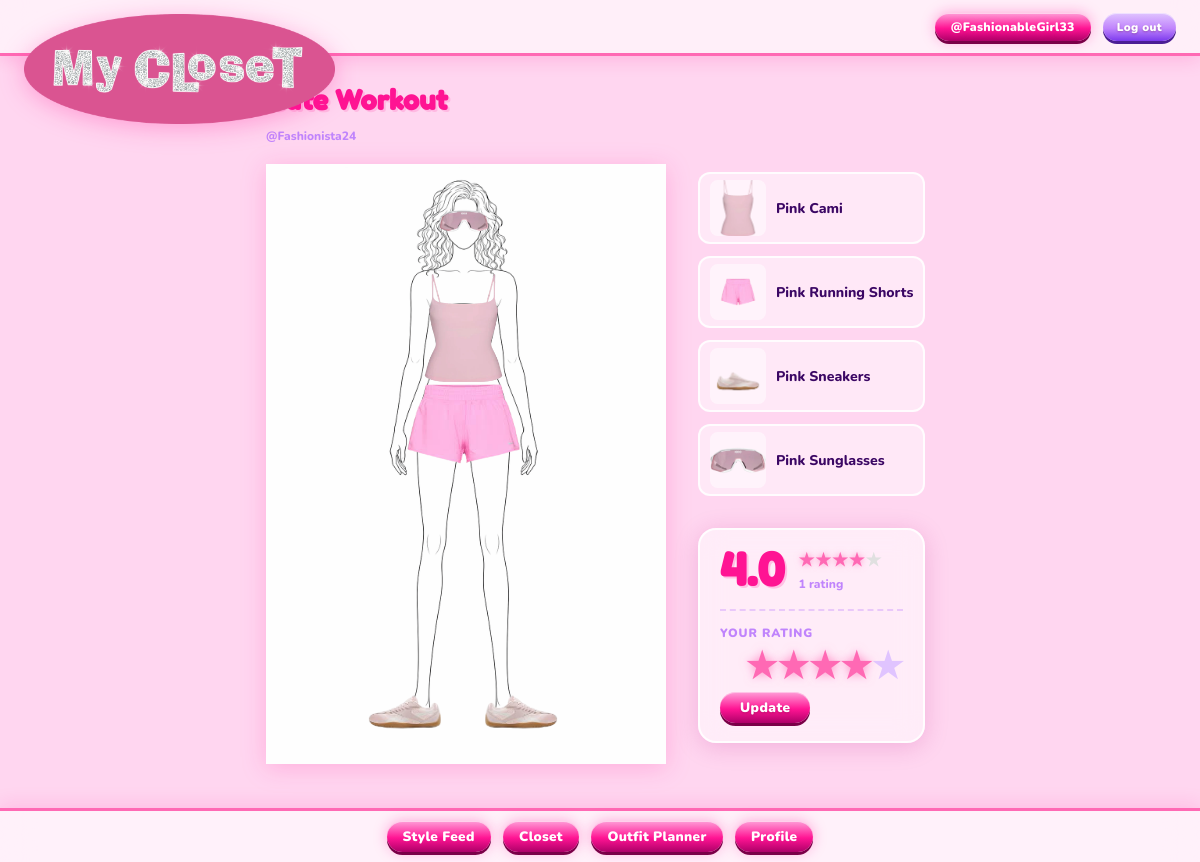
Screenshot of /mycloset/outfit/4/ (signed in) with the database file from the repository.
### mycloset/models.py (models this page shows, shortened)
class Profile(models.Model):
    user = models.ForeignKey(User, on_delete=models.CASCADE, related_name='mycloset_profiles')
    username = models.CharField(max_length=32, unique=True)
    profile_image = models.ImageField(upload_to='mycloset/profiles/', blank=True)
    bio = models.TextField(max_length=256, blank=True)

class Outfit(models.Model):
    profile = models.ForeignKey(Profile, on_delete=models.CASCADE)
    name = models.CharField(max_length=100)
    top = models.ForeignKey(ClothingItem, on_delete=models.CASCADE, related_name='outfit_as_top')
    top_x = models.IntegerField(null=True, blank=True)
    top_y = models.IntegerField(null=True, blank=True)
    top_width = models.PositiveIntegerField(null=True, blank=True)
    top_height = models.PositiveIntegerField(null=True, blank=True)
    bottom = models.ForeignKey(ClothingItem, on_delete=models.CASCADE, related_name='outfit_as_bottom')
    bottom_x = models.IntegerField(null=True, blank=True)
    bottom_y = models.IntegerField(null=True, blank=True)
    bottom_width = models.PositiveIntegerField(null=True, blank=True)
    bottom_height = models.PositiveIntegerField(null=True, blank=True)
    shoes = models.ForeignKey(ClothingItem, on_delete=models.SET_NULL, null=True, related_name='outfit_as_shoes')
    shoes_x = models.IntegerField(null=True, blank=True)
    shoes_y = models.IntegerField(null=True, blank=True)
    shoes_width = models.PositiveIntegerField(null=True, blank=True)
    shoes_height = models.PositiveIntegerField(null=True, blank=True)
    accessory = models.ForeignKey(ClothingItem, on_delete=models.SET_NULL, null=True, blank=True, related_name='outfit_as_accessory')
    accessory_x = models.IntegerField(null=True, blank=True)
    accessory_y = models.IntegerField(null=True, blank=True)
    accessory_width = models.PositiveIntegerField(null=True, blank=True)
    accessory_height = models.PositiveIntegerField(null=True, blank=True)
    DOLL_CENTER_X = 197
    @property
    def shoes_left_x(self):
        if self.shoes_x is not None and self.shoes_width:
            return 2 * self.DOLL_CENTER_X - self.shoes_x - self.shoes_width
        return None

class ClothingItem(models.Model):
    class ClothingType(models.TextChoices):
        TOP = 'TOP', 'Top'
        BOTTOM = 'BOTTOM', 'Bottom'
        SHOES = 'SHOES', 'Shoes'
        ACCESSORY = 'ACCESSORY', 'Accessory'
    profile = models.ForeignKey(Profile, on_delete=models.CASCADE)
    name = models.CharField(max_length=100)
    type = models.CharField(max_length=16, choices=ClothingType.choices)
    uploaded_image = models.ImageField(upload_to='mycloset/uploaded/')
    processed_image = models.ImageField(upload_to='mycloset/processed/', blank=True)
    uploaded_at = models.DateTimeField(auto_now_add=True)

### mycloset/views.py (the view)
# urls.py: path('outfit/<int:pk>/', OutfitDetailView.as_view(), name='mycloset_outfit_detail'),
class OutfitDetailView(MyClosetLoginRequiredMixin, DetailView):
    model = Outfit
    template_name = 'mycloset/outfit_detail.html'
    context_object_name = 'outfit'
    def get_context_data(self, **kwargs):
        context = super().get_context_data(**kwargs)
        my_profile = self.request.user.mycloset_profiles.first()
        context['doll_url'] = DOLL_URL
        context['is_owner'] = self.object.profile == my_profile
        ratings = Rating.objects.filter(outfit=self.object)
        context['rating_count'] = ratings.count()
        context['avg_rating'] = round(sum(r.rating for r in ratings) / ratings.count(), 1) if ratings.count() else None
        context['my_rating'] = ratings.filter(rater=my_profile).first()
        return context

### mycloset/templates/mycloset/outfit_detail.html (shortened to what this page needs)
{% extends 'mycloset/base.html' %}
{% block content %}
<div class="outfits-header">
    <div>
        <h2>{{ outfit.name }}</h2>
        <a href="{% url 'mycloset_public_profile' outfit.profile.pk %}" class="outfit-username">@{{ outfit.profile.username }}</a>
    </div>
</div>
<div class="outfit-detail" style="margin-top:16px;">
    <div class="doll-area">
        {% include 'mycloset/outfit_doll.html' %}
    </div>
    <div class="outfit-item-list">
        {% if outfit.top %}
        <a href="{% url 'mycloset_item_detail' outfit.top.pk %}" class="outfit-item-entry">
            <img src="{{ outfit.top.processed_image.url }}" alt="{{ outfit.top.name }}">
            <span>{{ outfit.top.name }}</span>
        </a>
        {% endif %}
        {% if outfit.bottom %}
        <a href="{% url 'mycloset_item_detail' outfit.bottom.pk %}" class="outfit-item-entry">
            <img src="{{ outfit.bottom.processed_image.url }}" alt="{{ outfit.bottom.name }}">
            <span>{{ outfit.bottom.name }}</span>
        </a>
        {% endif %}
        {% if outfit.shoes %}
        <a href="{% url 'mycloset_item_detail' outfit.shoes.pk %}" class="outfit-item-entry">
            <img src="{{ outfit.shoes.processed_image.url }}" alt="{{ outfit.shoes.name }}">
            <span>{{ outfit.shoes.name }}</span>
        </a>
        {% endif %}
        {% if outfit.accessory %}
        <a href="{% url 'mycloset_item_detail' outfit.accessory.pk %}" class="outfit-item-entry">
            <img src="{{ outfit.accessory.processed_image.url }}" alt="{{ outfit.accessory.name }}">
            <span>{{ outfit.accessory.name }}</span>
        </a>
        {% endif %}
        <div class="rating-section">
            <div class="rating-score-row">
                <span class="rating-big-number">{{ avg_rating|default:"—" }}</span>
                <div class="rating-score-meta">
                    <div class="rating-static-stars">
                        {% for i in "12345" %}
                        <span class="static-star {% if avg_rating and i|add:0 <= avg_rating %}filled{% endif %}">&#9733;</span>
                        {% endfor %}
                    </div>
                    <span class="rating-count">
                        {% if rating_count %}{{ rating_count }} rating{{ rating_count|pluralize }}{% else %}No ratings yet{% endif %}
                    </span>
                </div>
            </div>
            {% if not is_owner %}
            <form method="POST" action="{% url 'mycloset_outfit_rate' outfit.pk %}" class="star-form">
                <p class="rate-label">{% if my_rating %}Your rating{% else %}Rate this outfit{% endif %}</p>
                <div class="star-rating">
                    {% for i in "54321" %}
                    <label for="star{{ i }}">&#9733;</label>
                    {% endfor %}
                </div>
                <button type="submit" class="btn-rate">
                    {% if my_rating %}Update{% else %}Submit{% endif %}
                </button>
            </form>
            {% endif %}
        </div>
    </div>
</div>
{% endblock %}

### mycloset/templates/mycloset/base.html (shortened to what this page needs)
{% load static %}
<!DOCTYPE html>
<html lang="en">
<head>
    <link rel="stylesheet" href="{% static 'mycloset/style.css' %}">
</head>
<body class="{% block body_class %}{% endblock %}">
    <header>
        <div class="header_left">
            <a href="{% url 'mycloset_all_users' %}" class="header-logo-link">
                <img src="{% static 'mycloset/images/logo.png' %}" alt="My Closet" class="header-logo">
            </a>
        </div>
        {% if user.is_authenticated %}
        <div class="header_profile">
            <nav>
                <a href="{% url 'mycloset_profile' %}">@{{ user.mycloset_profiles.first.username }}</a>
            </nav>
            <form method="POST" action="{% url 'mycloset_logout' %}">
                <button type="submit">Log out</button>
            </form>
        </div>
        {% else %}
        <nav>
            <a href="{% url 'mycloset_login' %}">Log in</a>
        </nav>
        {% endif %}
    </header>
    <div class="content">
        {% block content %}
        {% endblock %}
    </div>
    {% if user.is_authenticated %}
    <footer>
        <nav>
            <a href="{% url 'mycloset_feed' %}">Style Feed</a>
            <a href="{% url 'mycloset_closet' %}">Closet</a>
            <a href="{% url 'mycloset_outfits' %}">Outfit Planner</a>
            <a href="{% url 'mycloset_profile' %}">Profile</a>
        </nav>
    </footer>
    {% endif %}
</body>
</html>

### mycloset/templates/mycloset/outfit_doll.html
{% if outfit.shoes %}
<img src="{{ outfit.shoes.processed_image.url }}"
     style="position:absolute;z-index:1;left:{{ outfit.shoes_x }}px;top:{{ outfit.shoes_y }}px;width:{{ outfit.shoes_width }}px;height:{{ outfit.shoes_height }}px;">
{% if outfit.shoes_left_x is not None %}
<img src="{{ outfit.shoes.processed_image.url }}"
     style="position:absolute;z-index:1;left:{{ outfit.shoes_left_x }}px;top:{{ outfit.shoes_y }}px;width:{{ outfit.shoes_width }}px;height:{{ outfit.shoes_height }}px;transform:scaleX(-1);">
{% endif %}
{% endif %}
{% if outfit.bottom %}
<img src="{{ outfit.bottom.processed_image.url }}"
     style="position:absolute;z-index:2;left:{{ outfit.bottom_x }}px;top:{{ outfit.bottom_y }}px;width:{{ outfit.bottom_width }}px;height:{{ outfit.bottom_height }}px;">
{% endif %}
{% if outfit.top %}
<img src="{{ outfit.top.processed_image.url }}"
     style="position:absolute;z-index:3;left:{{ outfit.top_x }}px;top:{{ outfit.top_y }}px;width:{{ outfit.top_width }}px;height:{{ outfit.top_height }}px;">
{% endif %}
{% if outfit.accessory %}
<img src="{{ outfit.accessory.processed_image.url }}"
     style="position:absolute;z-index:4;left:{{ outfit.accessory_x }}px;top:{{ outfit.accessory_y }}px;width:{{ outfit.accessory_width }}px;height:{{ outfit.accessory_height }}px;">
{% endif %}

### rows the page displays
Outfit: name "Cute Workout", profile.username "Fashionista24", shoes.processed_image (picture), bottom.processed_image (picture), top.processed_image (picture), accessory.processed_image (picture), top.name "Pink Cami", bottom.name "Pink Running Shorts", shoes.name "Pink Sneakers", accessory.name "Pink Sunglasses"

### other values shown
{{ user.mycloset_profiles.first.username }} "FashionableGirl33"
{{ avg_rating|default:"—" }} "4.0"
{{ rating_count }} "1"
